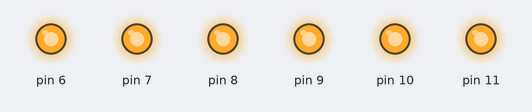
Simulated run of this sketch. Board: Arduino Uno, built with avr-gcc and run on an emulated ATmega328P. Parts: output pins drawn as LEDs (lit = HIGH).

Above: at 0.5 s.
At 3.5 s:
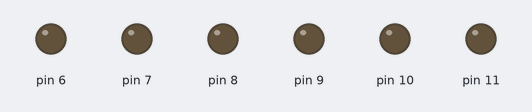
Timing chart, 0 to 4.6 s (numbered marks = the images above):
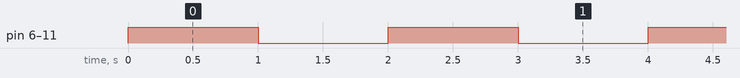

The sketch:

teste.ino
```cpp
byte pinState = 0;

void setup() {
  // put your setup code here, to run once:
  pinMode(6,OUTPUT);
  pinMode(7,OUTPUT);
  pinMode(8,OUTPUT);
  pinMode(9,OUTPUT);
  pinMode(10,OUTPUT);
  pinMode(11,OUTPUT);
}

void loop() {
  // put your main code here, to run repeatedly:
 digitalWrite(6,1);
 digitalWrite(7,1);
 digitalWrite(8,1);
 digitalWrite(9,1);
 digitalWrite(10,1);
 digitalWrite(11,1);
 delay(1000);
 digitalWrite(6,0);
 digitalWrite(7,0);
 digitalWrite(8,0);
 digitalWrite(9,0);
 digitalWrite(10,0);
 digitalWrite(11,0);
 delay(1000);

}
```

Measured:
- by itself, pin 6–11: alternates HIGH for 1.0 s and LOW for 1.0 s
